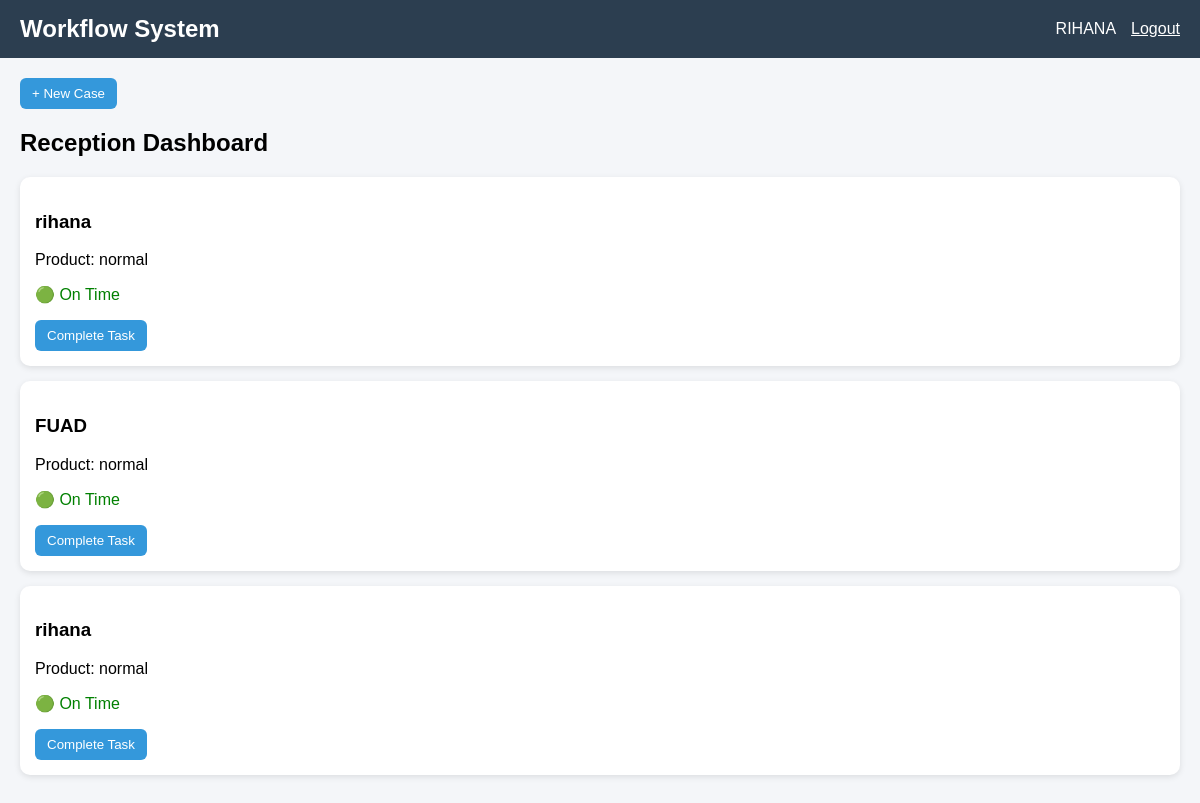
/reception/ (signed in), run on the app's committed database.
### core/models.py (models this page shows, shortened)
class Task(models.Model):
    TASK_TYPES = [
        ('cv', 'CV Preparation'),
        ('upload_a', 'Upload Website A'),
        ('upload_b', 'Upload Website B'),
        ('submission', 'Submission'),
        ('tax', 'Tax/VAT'),
        ('payment', 'Payment'),
    ]
    STATUS_CHOICES = [
        ('pending', 'Pending'),
        ('in_progress', 'In Progress'),
        ('done', 'Done'),
    ]
    case = models.ForeignKey(Case, on_delete=models.CASCADE, related_name='tasks')
    task_type = models.CharField(max_length=50, choices=TASK_TYPES)
    assigned_to = models.ForeignKey(User, on_delete=models.SET_NULL, null=True)
    status = models.CharField(max_length=20, choices=STATUS_CHOICES, default='pending')
    notes = models.TextField(blank=True)
    created_at = models.DateTimeField(auto_now_add=True)
    completed_at = models.DateTimeField(null=True, blank=True)

class Case(models.Model):
    STATUS_CHOICES = [
        ('new', 'New'),
        ('processing', 'Processing'),
        ('completed', 'Completed'),
    ]
    PRIORITY_CHOICES = [
        ('normal', 'Normal'),
        ('urgent', 'Urgent'),
    ]
    customer_name = models.CharField(max_length=255)
    phone_number = models.CharField(max_length=20)
    product_type = models.CharField(max_length=255)
    status = models.CharField(max_length=20, choices=STATUS_CHOICES, default='new')
    priority = models.CharField(max_length=10, choices=PRIORITY_CHOICES, default='normal')
    created_at = models.DateTimeField(auto_now_add=True)
    deadline = models.DateTimeField(null=True, blank=True)

### core/views.py (the view)
# urls.py: path('reception/', reception_dashboard, name='reception_dashboard'),
@login_required
def reception_dashboard(request):
    query = request.GET.get('q')
    tasks = Task.objects.filter(
        assigned_to=request.user,
        task_type='cv'
    ).order_by('-created_at')
    if query:
        tasks = tasks.filter(case__customer_name__icontains=query)
    notifications = tasks.filter(status='pending').count()
    return render(request, 'reception.html', {
        'tasks': tasks,
        'notifications': notifications,
        'now': timezone.now()
    })

### core/templates/reception.html
{% extends 'base.html' %}
{% block content %}
<a href="{% url 'create_case' %}">
    <button class="btn">+ New Case</button>
</a>
<h2>Reception Dashboard</h2>
{% for task in tasks %}
    <div class="card">
        <h3>{{ task.case.customer_name }}</h3>
        <p>Product: {{ task.case.product_type }}</p>
        {% if task.case.deadline %}
            {% if task.case.deadline < now %}
                <p class="status-red">🔴 Delayed</p>
            {% elif task.case.deadline|timeuntil < "1 day" %}
                <p class="status-orange">🟠 Urgent</p>
            {% else %}
                <p class="status-green">🟢 On Time</p>
            {% endif %}
        {% endif %}
        <a href="{% url 'complete_task' task.id %}">
            <button class="btn">Complete Task</button>
        </a>
    </div>
{% empty %}
    <p>No tasks available</p>
{% endfor %}
{% endblock %}

### core/templates/base.html (shortened to what this page needs)
<!DOCTYPE html>
<html>
<head>
</head>
<body>
<div class="navbar">
    <h2>Workflow System</h2>
    <div class="nav-right">
        <span>{{ request.user.username }}</span>
        <a href="{% url 'logout' %}" style="color:white;">Logout</a>
    </div>
</div>
<div class="container">
    {% block content %}{% endblock %}
</div>
</body>
</html>

### core/templates/base.html (style rules this page uses)
body { font-family: Arial; margin: 0; background: #f4f6f9; }
.navbar { background: #2c3e50; color: white; padding: 15px 20px; display: flex; justify-content: space-between; align-items: center; }
.navbar h2 { margin: 0; }
.nav-right { display: flex; gap: 15px; align-items: center; }
.container { padding: 20px; }
.card { background: white; padding: 15px; margin-bottom: 15px; border-radius: 10px; box-shadow: 0 2px 6px rgba(0,0,0,0.1); }
.btn { background: #3498db; color: white; padding: 8px 12px; border: none; border-radius: 6px; cursor: pointer; }
.status-green { color: green; }

### data on the page
Task: case.customer_name "rihana", case.product_type "normal", shows "🟢 On Time"
Task: case.customer_name "FUAD", case.product_type "normal", shows "🟢 On Time"
Task: case.customer_name "rihana", case.product_type "normal", shows "🟢 On Time"

### other printed values
{{ request.user.username }} "RIHANA"
